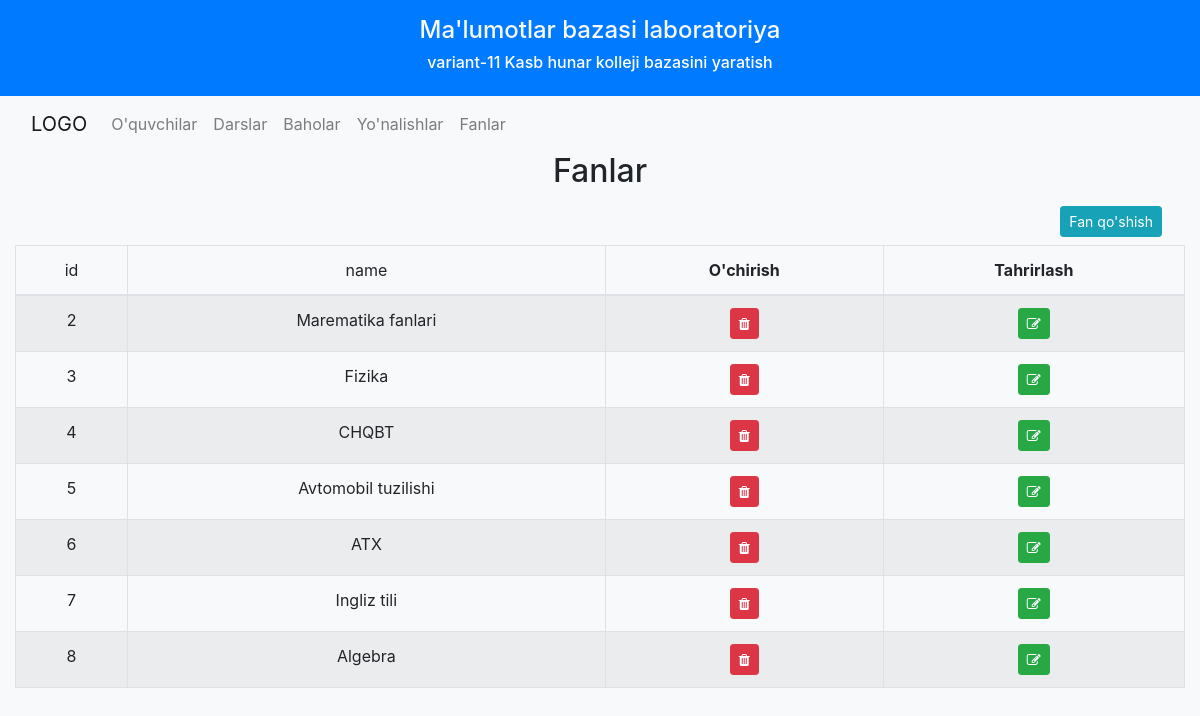
The app's page /subjects.php with its own data.
### tables this page shows
CREATE TABLE `subjects` (
  `id` int(7) NOT NULL,
  `name` varchar(30) NOT NULL
);

### subjects.php (the view, shortened to what this page needs)
<?php
require "./includes/db.inc.php";
$result = mysqli_query($connection, "select * from subjects");
$subjects = [];
while($res =mysqli_fetch_assoc($result)){
    $subjects[] =$res;
}
?>
<?php include "./components/navbar.php"?>
    <div class="row">
        <div class="col">
            <h2 class="text-center">Fanlar</h2>
        </div>
    </div>
    <div class="row m-2">
        <div class="col">
            <a href="#" class="btn btn-sm btn-info float-right"  data-toggle="modal" data-target="#exampleModal">Fan qo'shish</a>
        </div>
    </div>
    <div class="row">
        <div class="col">
            <table class="table table-bordered table-hover text-center  table-striped">
                <thead>
                <tr>
                    <?php foreach ($subjects[0] as $key => $subj):?>
                        <td><?=$key;?></td>
                    <?php endforeach;?>
                    <th>O'chirish</th>
                    <th>Tahrirlash</th>
                </tr>
                </thead>
                <tbody>
                <?php foreach ($subjects as $subject_it):?>
                    <tr>
                        <?php foreach ($subject_it as $key => $subj):?>
                            <td><?=$subj;?></td>
                        <?php endforeach;?>
                        <td><a href="/subjects.php?action=delete&id=<?=$subject_it['id']?>" id="<?=$subject_it['id']?>" class="btn btn-sm btn-danger"><i class="fa fa-trash"></i></a></td>
                        <td><a href="/subjects.php?action=edit&id=<?=$subject_it['id']?>" class="btn btn-sm btn-success"><i class="fa fa-edit"></i></a></td>
                    </tr>
                <?php endforeach;?>
                </tbody>
            </table>
        </div>
    </div>
    </div>
<?php include __DIR__."/components/footer.php"?>

### components/navbar.php (shortened to what this page needs)
<!DOCTYPE html>
<html lang="en">
<head>
    <link rel="stylesheet" href="./assets/vendor/bootstrap/css/bootstrap.min.css">
    <link rel="stylesheet" href="./assets/vendor/font-awesome/css/font-awesome.min.css">
</head>
<body class=" bg-light">
<div class="container-fluid">
    <div class="row p-3 bg-primary">
        <div class="col text-center text-light  ">
            <h4> Ma'lumotlar bazasi laboratoriya</h4>
            <h6 class="text-white">variant-11 Kasb hunar kolleji bazasini yaratish</h6>
        </div>
    </div>
    <nav class="navbar navbar-expand-lg navbar-light bg-light">
        <a class="navbar-brand" href="/">LOGO</a>
        <div class="collapse navbar-collapse" id="navbarNavDropdown">
            <ul class="navbar-nav">
                <li class="nav-item">
                    <a class="nav-link" href="/pupils.php">O'quvchilar <span class="sr-only">(current)</span></a>
                </li>
                <li class="nav-item">
                    <a class="nav-link" href="/lessons.php">Darslar</a>
                </li>
                <li class="nav-item">
                    <a class="nav-link" href="/marks.php">Baholar</a>
                </li>
                <li class="nav-item">
                    <a href="/faculty.php" class="nav-link"> Yo'nalishlar</a>
                </li>
                <li class="nav-item">
                    <a href="/subjects.php" class="nav-link">Fanlar</a>
                </li>
            </ul>
        </div>
    </nav>

### components/footer.php (shortened to what this page needs)
</body>
</html>

### records on screen
subjects: id "2", name "Marematika fanlari"
subjects: id "3", name "Fizika"
subjects: id "4", name "CHQBT"
subjects: id "5", name "Avtomobil tuzilishi"
subjects: id "6", name "ATX"
subjects: id "7", name "Ingliz tili"
subjects: id "8", name "Algebra"

### other values on screen
$key "id"
$key "name"
